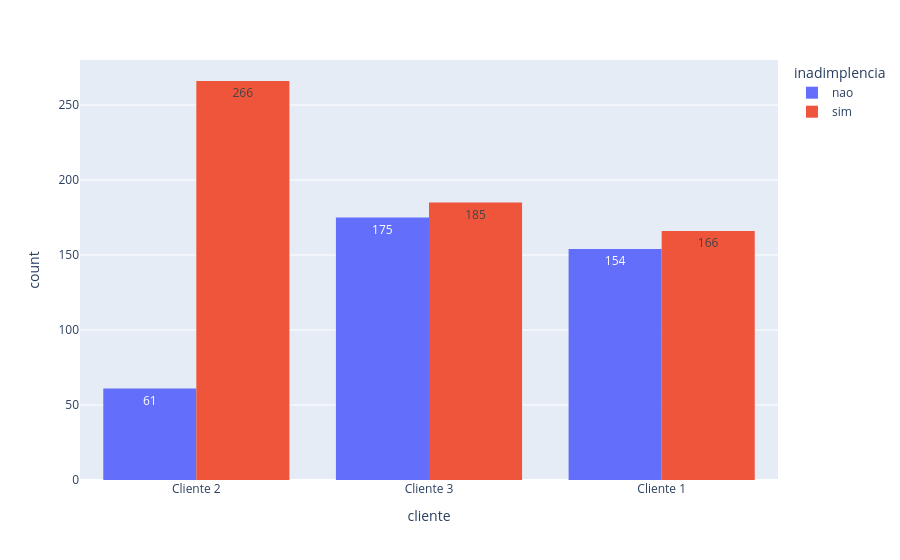

The code cell stored with this chart in its notebook:
### Code cell
px.histogram(dados, x = 'cliente', text_auto=True, color = 'inadimplencia', barmode = 'group')

### Figure 1 — Plotly figure (JSON) as saved in the notebook; plotly's stock layout.template omitted (floating-point values rounded to 4 significant figures; data arrays with more than 128 entries replaced by an {"elided": "..."} marker saying what was removed)
{"data": [{"alignmentgroup": "True", "bingroup": "x", "hovertemplate": "inadimplencia=nao<br>cliente=%{x}<br>count=%{y}<extra></extra>", "legendgroup": "nao", "marker": {"color": "#636efa", "pattern": {"shape": ""}}, "name": "nao", "offsetgroup": "nao", "orientation": "v", "showlegend": true, "texttemplate": "%{value}", "type": "histogram", "x": {"elided": "390 str values"}, "xaxis": "x", "yaxis": "y"}, {"alignmentgroup": "True", "bingroup": "x", "hovertemplate": "inadimplencia=sim<br>cliente=%{x}<br>count=%{y}<extra></extra>", "legendgroup": "sim", "marker": {"color": "#EF553B", "pattern": {"shape": ""}}, "name": "sim", "offsetgroup": "sim", "orientation": "v", "showlegend": true, "texttemplate": "%{value}", "type": "histogram", "x": {"elided": "617 str values"}, "xaxis": "x", "yaxis": "y"}], "layout": {"barmode": "group", "legend": {"title": {"text": "inadimplencia"}, "tracegroupgap": 0}, "margin": {"t": 60}, "xaxis": {"anchor": "y", "domain": [0, 1], "title": {"text": "cliente"}}, "yaxis": {"anchor": "x", "domain": [0, 1], "title": {"text": "count"}}}}
